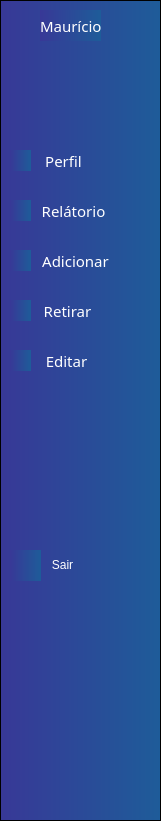
   <widget class="QFrame" name="barra_fixa">
    <property name="enabled">
     <bool>true</bool>
    </property>
    <property name="geometry">
     <rect>
      <x>0</x>
      <y>0</y>
      <width>161</width>
      <height>821</height>
     </rect>
    </property>
    <property name="sizePolicy">
     <sizepolicy hsizetype="Fixed" vsizetype="Fixed">
      <horstretch>0</horstretch>
      <verstretch>0</verstretch>
     </sizepolicy>
    </property>
    <property name="toolTip">
     <string/>
    </property>
    <property name="styleSheet">
     <string notr="true">background: qlineargradient(x1:0, y1:0, x2:1, y2:0, stop:0 #383897, stop:1 #1E5C99);</string>
    </property>
    <property name="frameShape">
     <enum>QFrame::StyledPanel</enum>
    </property>
    <property name="frameShadow">
     <enum>QFrame::Raised</enum>
    </property>
    <widget class="QLabel" name="lbl_Usuario">
     <property name="geometry">
      <rect>
       <x>40</x>
       <y>10</y>
       <width>61</width>
       <height>31</height>
      </rect>
     </property>
     <property name="styleSheet">
      <string notr="true">color: white;
font-family: Montserrat;
font-size: 15px;</string>
     </property>
     <property name="text">
      <string>Maurício</string>
     </property>
    </widget>
    <widget class="QPushButton" name="btn_Relatorio">
     <property name="geometry">
      <rect>
       <x>33</x>
       <y>190</y>
       <width>81</width>
       <height>41</height>
      </rect>
     </property>
     <property name="cursor">
      <cursorShape>PointingHandCursor</cursorShape>
     </property>
     <property name="styleSheet">
      <string notr="true">border: none;
color: white;
font-family: Montserrat;
font-size: 15px;
background-color: transparent</string>
     </property>
     <property name="text">
      <string>Relátorio</string>
     </property>
     <property name="flat">
      <bool>true</bool>
     </property>
    </widget>
    <widget class="QPushButton" name="btn_Produtos_ADICIONAR">
     <property name="enabled">
      <bool>true</bool>
     </property>
     <property name="geometry">
      <rect>
       <x>35</x>
       <y>240</y>
       <width>81</width>
       <height>41</height>
      </rect>
     </property>
     <property name="cursor">
      <cursorShape>PointingHandCursor</cursorShape>
     </property>
     <property name="styleSheet">
      <string notr="true">border: none;
color: white;
font-family: Montserrat;
font-size: 15px;
background-color: transparent</string>
     </property>
     <property name="text">
      <string>Adicionar</string>
     </property>
     <property name="flat">
      <bool>true</bool>
     </property>
    </widget>
    <widget class="QPushButton" name="btn_Sair">
     <property name="geometry">
      <rect>
       <x>25</x>
       <y>553</y>
       <width>75</width>
       <height>23</height>
      </rect>
     </property>
     <property name="cursor">
      <cursorShape>PointingHandCursor</cursorShape>
     </property>
     <property name="styleSheet">
      <string notr="true">border:none;
color: white;
background-color: transparent</string>
     </property>
     <property name="text">
      <string>Sair</string>
     </property>
     <property name="flat">
      <bool>true</bool>
     </property>
    </widget>
    <widget class="QPushButton" name="btn_Perfil">
     <property name="geometry">
      <rect>
       <x>23</x>
       <y>140</y>
       <width>81</width>
       <height>41</height>
      </rect>
     </property>
     <property name="cursor">
      <cursorShape>PointingHandCursor</cursorShape>
     </property>
     <property name="mouseTracking">
      <bool>false</bool>
     </property>
     <property name="autoFillBackground">
      <bool>false</bool>
     </property>
     <property name="styleSheet">
      <string notr="true">border: none;
color: white;
font-family: Montserrat;
font-size: 15px;
background-color: transparent</string>
     </property>
     <property name="text">
      <string>Perfil</string>
     </property>
     <property name="checkable">
      <bool>false</bool>
     </property>
     <property name="autoRepeat">
      <bool>true</bool>
     </property>
     <property name="autoDefault">
      <bool>false</bool>
     </property>
     <property name="default">
      <bool>false</bool>
     </property>
     <property name="flat">
      <bool>true</bool>
     </property>
    </widget>
    <widget class="QLabel" name="img_IconSair">
     <property name="geometry">
      <rect>
       <x>10</x>
       <y>550</y>
       <width>31</width>
       <height>31</height>
      </rect>
     </property>
     <property name="styleSheet">
      <string notr="true">color: white;
</string>
     </property>
     <property name="text">
      <string notr="true"/>
     </property>
     <property name="textFormat">
      <enum>Qt::AutoText</enum>
     </property>
     <property name="pixmap">
      <pixmap>imagens/sair_icon.png</pixmap>
     </property>
     <property name="scaledContents">
      <bool>false</bool>
     </property>
     <property name="alignment">
      <set>Qt::AlignCenter</set>
     </property>
     <property name="wordWrap">
      <bool>false</bool>
     </property>
     <property name="margin">
      <number>0</number>
     </property>
    </widget>
    <widget class="QLabel" name="img_perfil">
     <property name="geometry">
      <rect>
       <x>10</x>
       <y>150</y>
       <width>21</width>
       <height>21</height>
      </rect>
     </property>
     <property name="styleSheet">
      <string notr="true">color: white;
</string>
     </property>
     <property name="text">
      <string notr="true"/>
     </property>
     <property name="textFormat">
      <enum>Qt::AutoText</enum>
     </property>
     <property name="pixmap">
      <pixmap>imagens/perfil_icon.png</pixmap>
     </property>
     <property name="scaledContents">
      <bool>false</bool>
     </property>
     <property name="alignment">
      <set>Qt::AlignCenter</set>
     </property>
     <property name="margin">
      <number>-1</number>
     </property>
    </widget>
    <widget class="QLabel" name="img_add_produto">
     <property name="geometry">
      <rect>
       <x>10</x>
       <y>250</y>
       <width>21</width>
       <height>21</height>
      </rect>
     </property>
     <property name="styleSheet">
      <string notr="true">color: white;
</string>
     </property>
     <property name="textFormat">
      <enum>Qt::AutoText</enum>
     </property>
     <property name="pixmap">
      <pixmap>imagens/icon_add_product.png</pixmap>
     </property>
     <property name="scaledContents">
      <bool>false</bool>
     </property>
     <property name="alignment">
      <set>Qt::AlignCenter</set>
     </property>
     <property name="wordWrap">
      <bool>false</bool>
     </property>
     <property name="margin">
      <number>0</number>
     </property>
    </widget>
    <widget class="QLabel" name="img_relatorio">
     <property name="geometry">
      <rect>
       <x>10</x>
       <y>200</y>
       <width>21</width>
       <height>21</height>
      </rect>
     </property>
     <property name="styleSheet">
      <string notr="true">color: white;
</string>
     </property>
     <property name="text">
      <string notr="true"/>
     </property>
     <property name="textFormat">
      <enum>Qt::AutoText</enum>
     </property>
     <property name="pixmap">
      <pixmap>imagens/list_icon.png</pixmap>
     </property>
     <property name="scaledContents">
      <bool>false</bool>
     </property>
     <property name="alignment">
      <set>Qt::AlignCenter</set>
     </property>
     <property name="wordWrap">
      <bool>false</bool>
     </property>
     <property name="margin">
      <number>0</number>
     </property>
    </widget>
    <widget class="QLabel" name="img_remover_produto">
     <property name="geometry">
      <rect>
       <x>10</x>
       <y>300</y>
       <width>21</width>
       <height>21</height>
      </rect>
     </property>
     <property name="styleSheet">
      <string notr="true">color: white;
</string>
     </property>
     <property name="textFormat">
      <enum>Qt::AutoText</enum>
     </property>
     <property name="pixmap">
      <pixmap>imagens/icon_retirar_produt.png</pixmap>
     </property>
     <property name="scaledContents">
      <bool>false</bool>
     </property>
     <property name="alignment">
      <set>Qt::AlignCenter</set>
     </property>
     <property name="wordWrap">
      <bool>false</bool>
     </property>
     <property name="margin">
      <number>0</number>
     </property>
    </widget>
    <widget class="QPushButton" name="btn_Produtos_RETIRAR_QTD">
     <property name="enabled">
      <bool>true</bool>
     </property>
     <property name="geometry">
      <rect>
       <x>27</x>
       <y>290</y>
       <width>81</width>
       <height>41</height>
      </rect>
     </property>
     <property name="cursor">
      <cursorShape>PointingHandCursor</cursorShape>
     </property>
     <property name="styleSheet">
      <string notr="true">border:none;
color: white;
font-family: Montserrat;
font-size: 15px;
background-color: transparent</string>
     </property>
     <property name="text">
      <string>Retirar</string>
     </property>
     <property name="flat">
      <bool>true</bool>
     </property>
    </widget>
    <widget class="QLabel" name="img_IconSair_6">
     <property name="geometry">
      <rect>
       <x>10</x>
       <y>350</y>
       <width>21</width>
       <height>21</height>
      </rect>
     </property>
     <property name="styleSheet">
      <string notr="true">color: white;
</string>
     </property>
     <property name="text">
      <string notr="true"/>
     </property>
     <property name="textFormat">
      <enum>Qt::AutoText</enum>
     </property>
     <property name="pixmap">
      <pixmap>imagens/icon_edit_product.png</pixmap>
     </property>
     <property name="scaledContents">
      <bool>false</bool>
     </property>
     <property name="alignment">
      <set>Qt::AlignCenter</set>
     </property>
     <property name="wordWrap">
      <bool>false</bool>
     </property>
     <property name="margin">
      <number>-20</number>
     </property>
    </widget>
    <widget class="QPushButton" name="btn_Produtos_EDITAR">
     <property name="enabled">
      <bool>true</bool>
     </property>
     <property name="geometry">
      <rect>
       <x>26</x>
       <y>340</y>
       <width>81</width>
       <height>41</height>
      </rect>
     </property>
     <property name="cursor">
      <cursorShape>PointingHandCursor</cursorShape>
     </property>
     <property name="styleSheet">
      <string notr="true">border:none;
color: white;
font-family: Montserrat;
font-size: 15px;
background-color: transparent</string>
     </property>
     <property name="text">
      <string>Editar</string>
     </property>
     <property name="flat">
      <bool>true</bool>
     </property>
    </widget>
   </widget>
